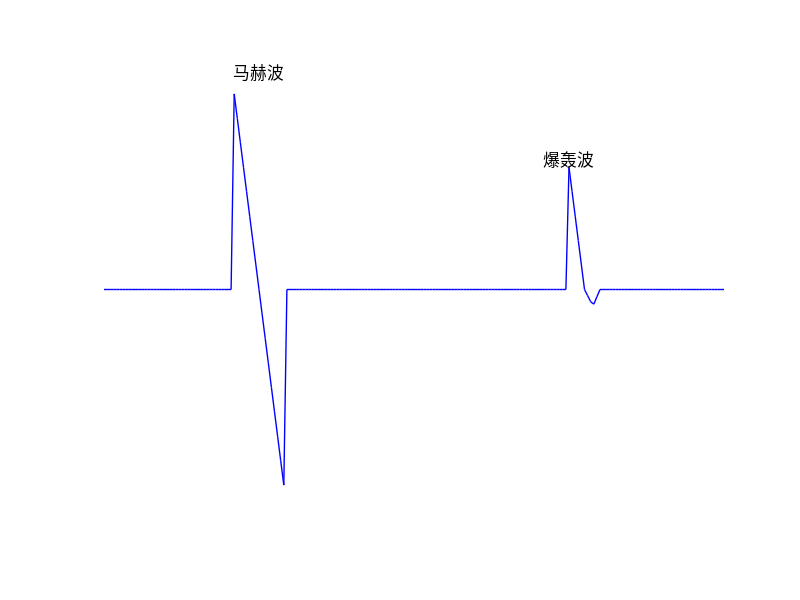

Write MATLAB code to recreate this figure.
% 时间向量
t = 0:0.01:2;
% 初始化信号数组
signal = zeros(size(t));

% 定位马赫波到达的大约时间
[~, idx1] = min(abs(t-0.5));
% 假设的一次函数参数
a = -0.2;  % 斜率
b = 1;      % 截距

% 生成一次函数对应的数组
x = (idx1-8:idx1+8);            
linear_array = a * (x - 46) + b;  % 计算一次函数的值

% 将一次函数值赋给信号数组的对应位置
signal(idx1-8:idx1+8) = linear_array;

% 定位爆轰波到达的大约时间
[~, idx2] = min(abs(t-1.5));
% 创建爆轰波（先上升后平滑下降）
signal(idx2-1:idx2+10) = [0, 1, 0.8, 0.6, 0.4, 0.2, 0.0, -0.05, -0.10, -0.12, -0.06, 0];

% 绘制信号图
figure;
plot(t, signal, 'b', 'LineWidth', 1);
xlabel('时间 (s)');
ylabel('振幅');
title('枪声波形：马赫波与爆轰波');
grid on;

% 隐藏坐标轴和标题
axis off;
title('');

% 在波形上方增加文字注释
text(0.5,1.7 , '马赫波', 'HorizontalAlignment', 'center', 'VerticalAlignment', 'bottom', 'FontSize', 12, 'Color', 'black');
text(1.5, 1, '爆轰波', 'HorizontalAlignment', 'center', 'VerticalAlignment', 'bottom', 'FontSize', 12, 'Color', 'black');
